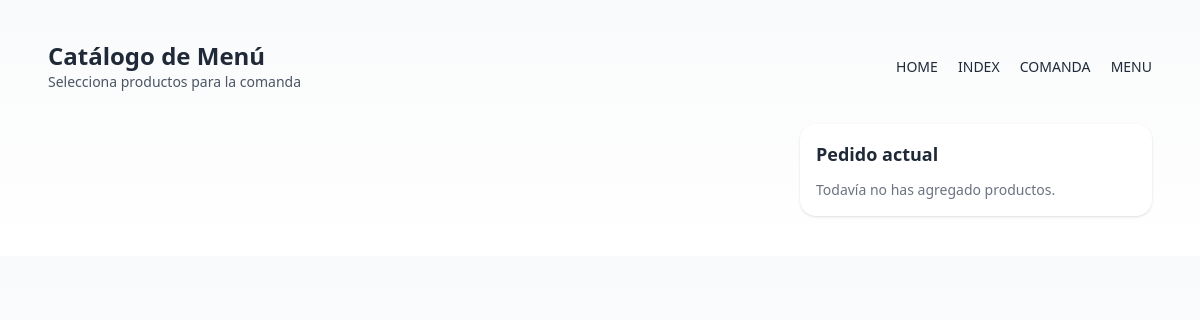
The app's page /menu/, older data.
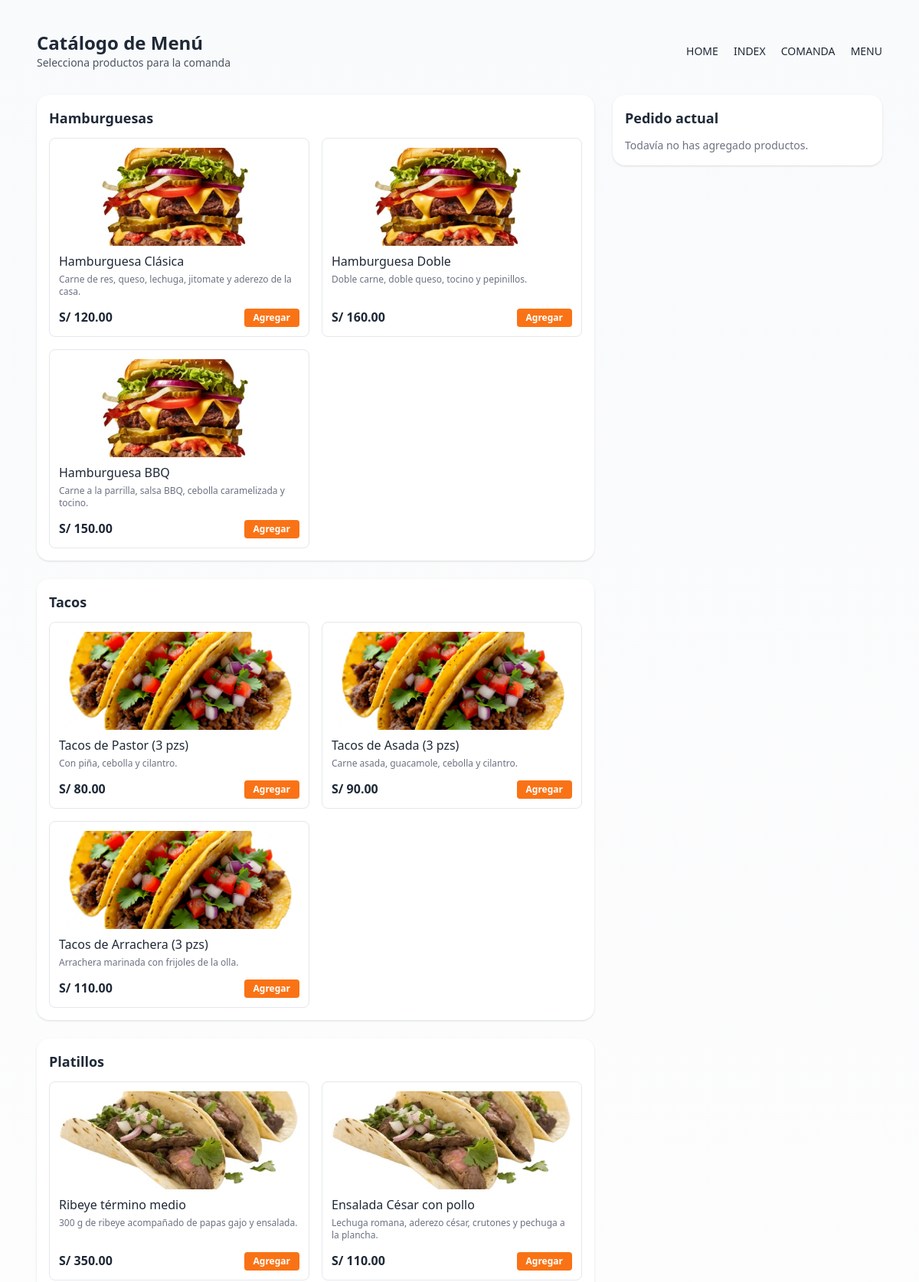
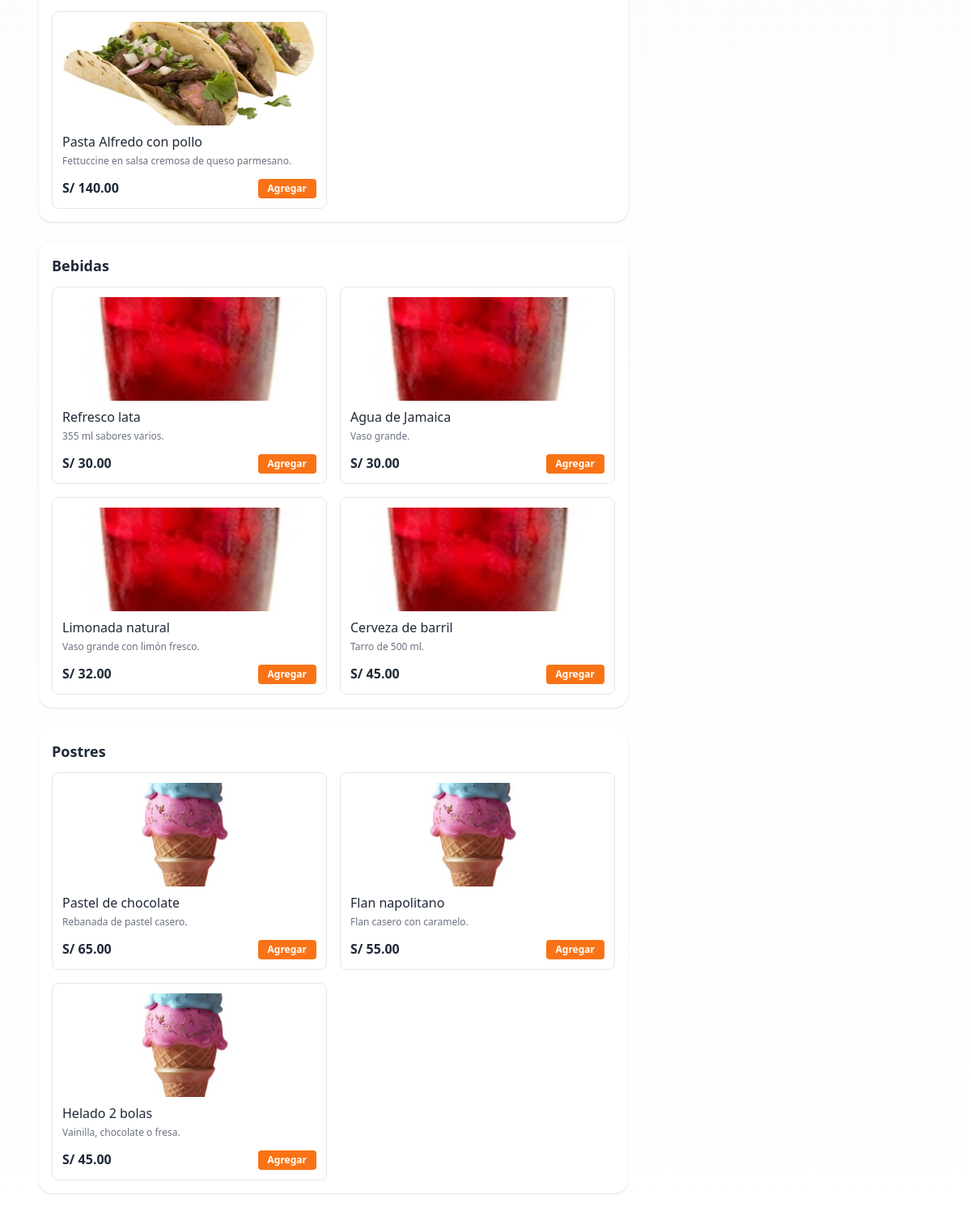
The same page, newer data (2 pictures, top to bottom).
### admin_core_test/models.py (models this page shows, shortened)
class Categoria(models.Model):
    nombre = models.CharField(max_length=100)

class Producto(models.Model):
    categoria = models.ForeignKey(Categoria, on_delete=models.CASCADE, related_name='productos')
    nombre = models.CharField(max_length=150)
    descripcion = models.TextField(blank=True)
    precio = models.DecimalField(max_digits=8, decimal_places=2)

### admin_core_test/views.py (the view)
# urls.py: path('menu/', views.menu, name='menu'),
def menu(request):
    categorias = Categoria.objects.prefetch_related('productos').all()
    cart = _get_cart(request)
    contexto = {
        'categorias': categorias,
        'cart': cart,
    }
    return render(request, 'menu.html', contexto)

### admin_core_test/views.py (called while the page is built)
def _get_cart(request):
    cart = request.session.get('cart', {})
    return cart

### templates/menu.html (shortened to what this page needs)
<!doctype html>
<html lang="es">
<head>
  <script src="https://cdn.tailwindcss.com"></script>
</head>
{% load static %}
<body class="bg-gradient-to-b from-gray-50 to-white text-gray-800 antialiased">
  <div class="max-w-6xl mx-auto px-6 py-10">
    <header class="flex items-center justify-between mb-8">
      <div>
        <h1 class="text-2xl font-extrabold">Catálogo de Menú</h1>
        <p class="text-sm text-gray-600">Selecciona productos para la comanda</p>
      </div>
      <nav class="space-x-4">
        <a href="{% url 'home' %}" class="text-sm font-medium hover:underline">HOME</a>
        <a href="{% url 'index' %}" class="text-sm font-medium hover:underline">INDEX</a>
        <a href="{% url 'comandas' %}" class="text-sm font-medium hover:underline">COMANDA</a>
        <a href="{% url 'menu' %}" class="text-sm font-medium hover:underline">MENU</a>
      </nav>
    </header>
    <main class="grid grid-cols-1 md:grid-cols-3 gap-6">
      <section class="md:col-span-2 space-y-6">
        {% for categoria in categorias %}
        <div class="bg-white rounded-2xl p-4 shadow">
          <h2 class="text-lg font-semibold mb-3">{{ categoria.nombre }}</h2>
          <div class="grid grid-cols-1 md:grid-cols-2 gap-4">
            {% for producto in categoria.productos.all %}
            <div class="border rounded-lg p-3 flex flex-col justify-between">
              <div>
                {% with cat=categoria.nombre|lower %}
                  {% if cat == "hamburguesas" %}
                    <img src="{% static 'img/HambrugerDoble.jpeg' %}" alt="Hamburguesas"
                         class="w-full h-32 object-cover rounded mb-2">
                  {% elif cat == "tacos" %}
                    <img src="{% static 'img/TacoAsada.jpeg' %}" alt="Tacos"
                         class="w-full h-32 object-cover rounded mb-2">
                  {% elif cat == "platillos" %}
                    <img src="{% static 'img/Arrachera.jpeg' %}" alt="Platillos"
                         class="w-full h-32 object-cover rounded mb-2">
                  {% elif cat == "bebidas" %}
                    <img src="{% static 'img/Jamaica.jpeg' %}" alt="Bebidas"
                         class="w-full h-32 object-cover rounded mb-2">
                  {% elif cat == "postres" %}
                    <img src="{% static 'img/Helado.jpeg' %}" alt="Postres"
                         class="w-full h-32 object-cover rounded mb-2">
                  {% else %}
                    <img src="{% static 'img/Pasta.jpeg' %}" alt="Producto"
                         class="w-full h-32 object-cover rounded mb-2">
                  {% endif %}
                {% endwith %}
                <h3 class="font-medium">{{ producto.nombre }}</h3>
                {% if producto.descripcion %}
                <p class="text-xs text-gray-500 mt-1">{{ producto.descripcion }}</p>
                {% endif %}
              </div>
              <div class="mt-3 flex items-center justify-between">
                <span class="font-semibold">S/ {{ producto.precio }}</span>
                <form action="{% url 'add_to_cart' producto.id %}" method="post">
                  <button class="px-3 py-1 text-xs font-semibold rounded bg-orange-500 text-white">
                    Agregar
                  </button>
                </form>
              </div>
            </div>
            {% empty %}
            <p class="text-sm text-gray-500">No hay productos en esta categoría.</p>
            {% endfor %}
          </div>
        </div>
        {% endfor %}
      </section>
      <aside class="bg-white rounded-2xl p-4 shadow h-fit">
        <h2 class="text-lg font-semibold mb-3">Pedido actual</h2>
        {% if cart %}
          <ul class="text-sm space-y-1">
            {% for pid, data in cart.items %}
              <li class="flex justify-between">
                <span>{{ data.nombre }} x{{ data.cantidad }}</span>
                <span>S/ {{ data.precio|floatformat:2 }}</span>
              </li>
            {% endfor %}
          </ul>
          <div class="mt-4 flex justify-between">
            <a href="{% url 'comandas' %}" class="text-xs text-blue-600 hover:underline">Ver detalle</a>
          </div>
        {% else %}
          <p class="text-sm text-gray-500">Todavía no has agregado productos.</p>
        {% endif %}
      </aside>
    </main>
  </div>
</body>
</html>

Row changes from the older to the newer data that the page shows:
added Categoria: nombre "Hamburguesas"
added Producto: nombre "Hamburguesa Clásica", descripcion "Carne de res, queso, lechuga, jitomate y aderezo de la casa.", precio "120.00", shown under "Hamburguesas"
added Producto: nombre "Hamburguesa Doble", descripcion "Doble carne, doble queso, tocino y pepinillos.", precio "160.00", shown under "Hamburguesas"
added Producto: nombre "Hamburguesa BBQ", descripcion "Carne a la parrilla, salsa BBQ, cebolla caramelizada y tocino.", precio "150.00", shown under "Hamburguesas"
added Categoria: nombre "Tacos"
added Producto: nombre "Tacos de Pastor (3 pzs)", descripcion "Con piña, cebolla y cilantro.", precio "80.00", shown under "Tacos"
added Producto: nombre "Tacos de Asada (3 pzs)", descripcion "Carne asada, guacamole, cebolla y cilantro.", precio "90.00", shown under "Tacos"
added Producto: nombre "Tacos de Arrachera (3 pzs)", descripcion "Arrachera marinada con frijoles de la olla.", precio "110.00", shown under "Tacos"
added Categoria: nombre "Platillos"
added Producto: nombre "Ribeye término medio", descripcion "300 g de ribeye acompañado de papas gajo y ensalada.", precio "350.00", shown under "Platillos"
added Producto: nombre "Ensalada César con pollo", descripcion "Lechuga romana, aderezo césar, crutones y pechuga a la plancha.", precio "110.00", shown under "Platillos"
added Producto: nombre "Pasta Alfredo con pollo", descripcion "Fettuccine en salsa cremosa de queso parmesano.", precio "140.00", shown under "Platillos"
added Categoria: nombre "Bebidas"
added Producto: nombre "Refresco lata", descripcion "355 ml sabores varios.", precio "30.00", shown under "Bebidas"
added Producto: nombre "Agua de Jamaica", descripcion "Vaso grande.", precio "30.00", shown under "Bebidas"
added Producto: nombre "Limonada natural", descripcion "Vaso grande con limón fresco.", precio "32.00", shown under "Bebidas"
added Producto: nombre "Cerveza de barril", descripcion "Tarro de 500 ml.", precio "45.00", shown under "Bebidas"
added Categoria: nombre "Postres"
added Producto: nombre "Pastel de chocolate", descripcion "Rebanada de pastel casero.", precio "65.00", shown under "Postres"
added Producto: nombre "Flan napolitano", descripcion "Flan casero con caramelo.", precio "55.00", shown under "Postres"
added Producto: nombre "Helado 2 bolas", descripcion "Vainilla, chocolate o fresa.", precio "45.00", shown under "Postres"
